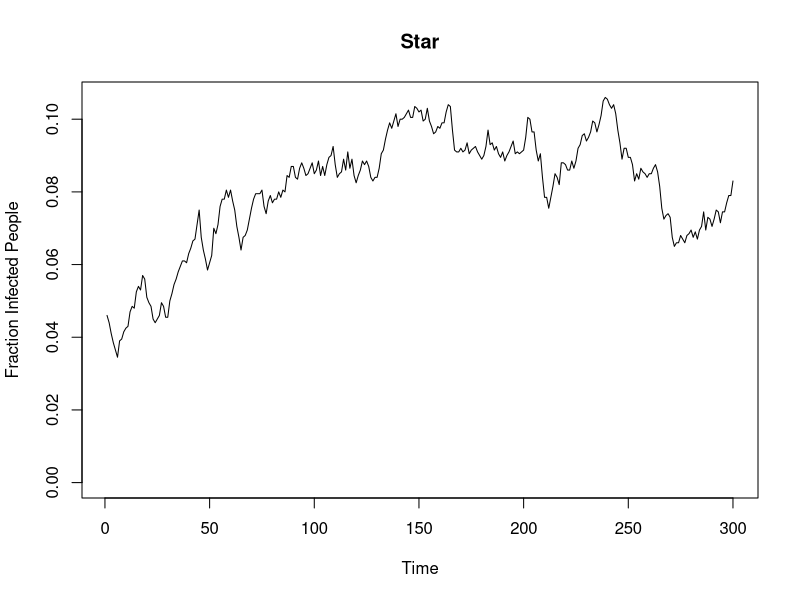
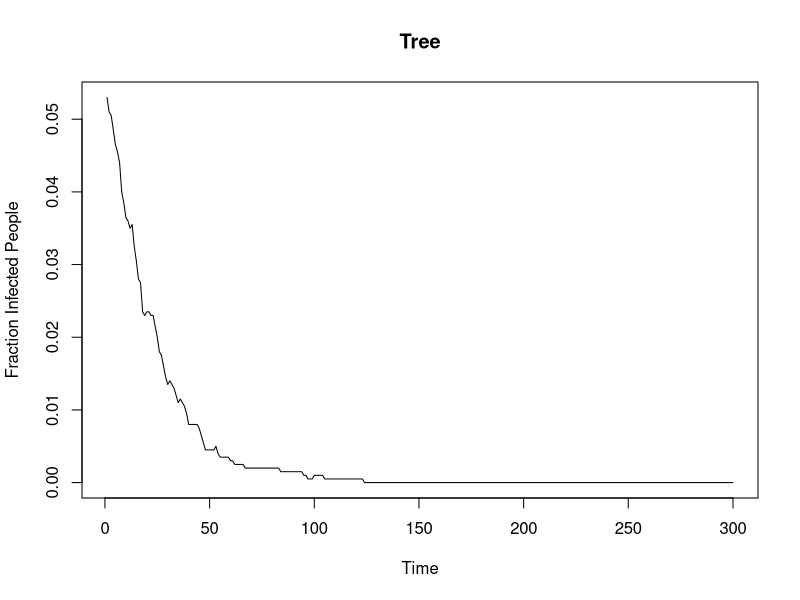
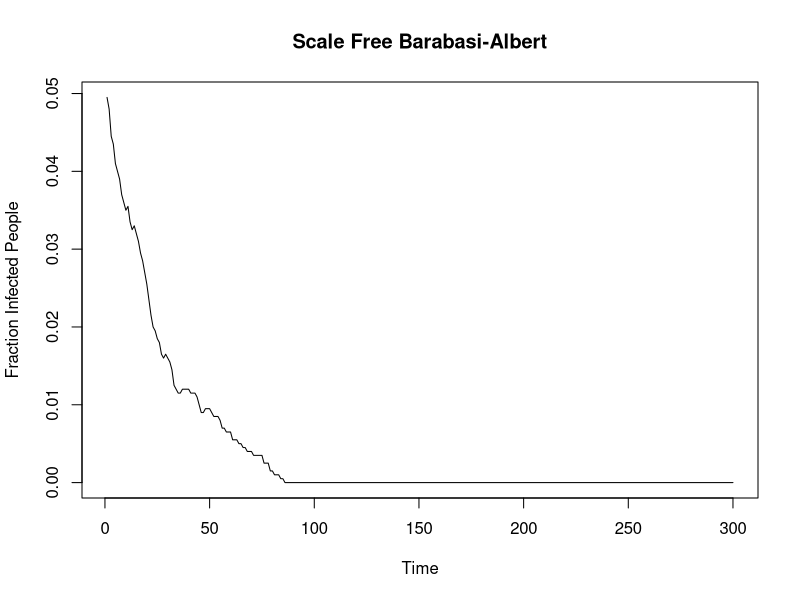
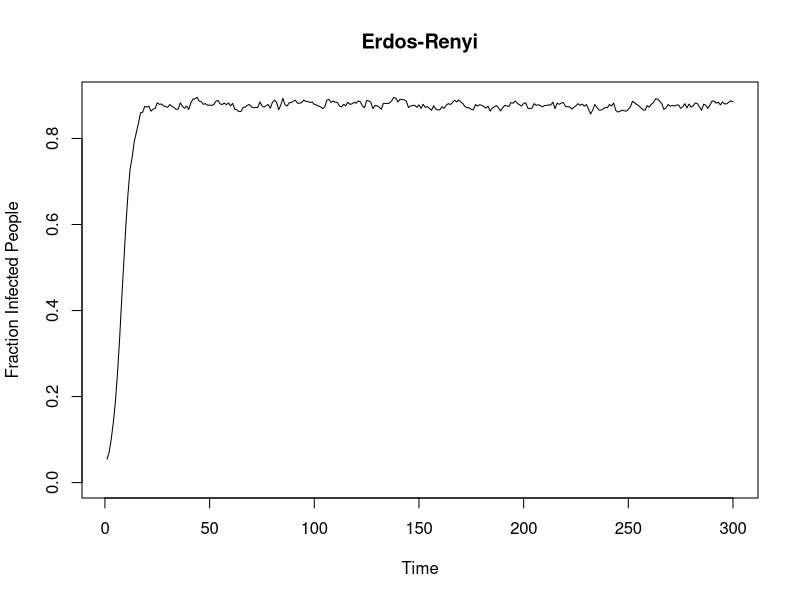
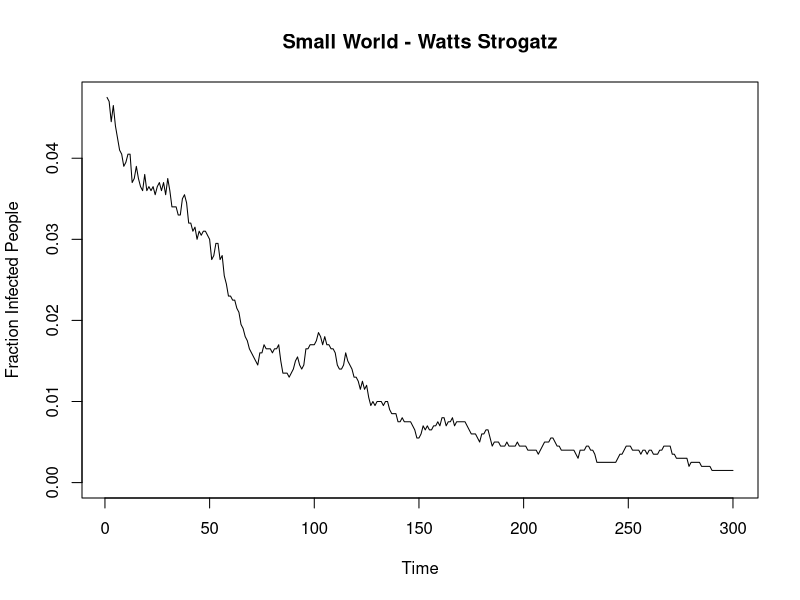

Reproduce these figures in R, in order. (Note: a time limit stopped this script after it produced the figures.)
######################################################
## Authors: Juan Pablo Royo Sales & Francesc Roy
## Title: Homework 7
## Dae: 2020-12-28
####################################################

require("igraph")
require("Matrix")

setwd("~/Projects/upc/upc-miri/csn/homeworks/homework_7/code")

eigen_value_mnax <- function(graph){
  max(abs(eigen(as_adj(graph))$values))
}

run_virus_simulation <- function(adj_matrix_graph,initial_infected,tmax,beta,gamma){
  n <- length(initial_infected)
  adj_matrix_in_time <- matrix(nrow=tmax,ncol=n)
  adj_matrix_in_time[1,] <- initial_infected
  for(i in 2:tmax){
    previous_state <- adj_matrix_in_time[i-1,]
    infected_vector <- adj_matrix_graph%*%previous_state
    infected <- infected_vector > rgeom(n,beta)
    recovered <- as.logical(rbinom(n=n,size=1,prob=gamma)*previous_state) 
    adj_matrix_in_time[i,] <- as.logical((previous_state | infected) & !recovered) 
  }
  return (adj_matrix_in_time)
}

fraction_infected_people <- function(sim){
  infected <- c()
  for(i in 1:length(sim[,1])){
    infected[i] <- length(which(sim[i,]==T))
  }
  return (infected)
}

simulate <- function(graph,beta=.4,gamma=.8,p0=.05,tmax=150){
  infect_init <- sample(c(1,0),length(V(graph)),replace=T,prob=c(p0,1-p0))
  virus_simulation <- run_virus_simulation(as_adj(graph),initial_infected=infect_init,tmax=tmax,beta=beta,gamma=gamma)
  return (fraction_infected_people(virus_simulation)/length(V(graph)))
}

plot_infected <- function(y_vals, graph_name){
  plot(y_vals,ylim = c(0,max(y_vals)),
       main=graph_name,
       xlab="Time",
       ylab="Fraction Infected People",type="l")
}

run_simulation <- function(graph,name,gamma,epsilon,threshold){
  beta_threshold <- gamma*threshold
  
  beta_high <- min(1,beta_threshold*(1+epsilon))
  y_vals <- simulate(graph,beta=beta_high,gamma=gamma,tmax=250)

  plot_infected(y_vals, name)

  beta_low <- max(0,beta_threshold*(1-epsilon))
  lines(simulate(graph,beta=beta_low,gamma=gamma,tmax=250), col="red")
  
  return (c(beta_low,beta_high,gamma))
}

task_1 <- function(graphs, names, beta=0.005, gamma=0.05, t_max=300){
  for(i in 1:length(names)){
    y_vals <- simulate(graphs[[i]],beta=beta,gamma=gamma,tmax=t_max)
    plot_infected(y_vals, names[i])
  }
}

task_2 <- function(graphs, names){
  set.seed(15)
  thresholds = 1/sapply(graphs,eigen_value_mnax)
  df<-data.frame("Low Beta" = double(), "High Beta" = double(), "Gamma" = double())
  for(i in 1:length(names)){
    df[i,] <- run_simulation(graphs[[i]],names[i],gamma=.1,epsilon=0.01,thresholds[[i]])
  }
  rownames(df) <- names
  print.data.frame(df)
}

main <- function(){
  
  set.seed(3)
  n <- 2000
  tree <- make_tree(n,children=2,mode = c("undirected"))
  star <- make_star(n,mode=c("undirected"))
  scale_free_barabasi <- barabasi.game(n,.05,directed=F)
  erdos_renyi <- erdos.renyi.game(n,p=0.05,directed = F)
  watts_strogatz <- sample_smallworld(1, n, 4, 0.05)
  
  graphs <- list(star, tree, scale_free_barabasi, erdos_renyi, watts_strogatz)
  names <- c("Star", "Tree","Scale Free Barabasi-Albert","Erdos-Renyi","Small World - Watts Strogatz")
  
  beta <- 0.005
  gamma <- 0.05
  t_max <- 300
  print(paste("Running Task 1: Fixed Beta and Gamma parameters. Beta:", beta, " - Gamma:", gamma, " - Tmax:", t_max))
  task_1(graphs, names)
  
  print(paste("Running Task 2: Try to find threshold"))
  task_2(graphs, names)

}

main()
